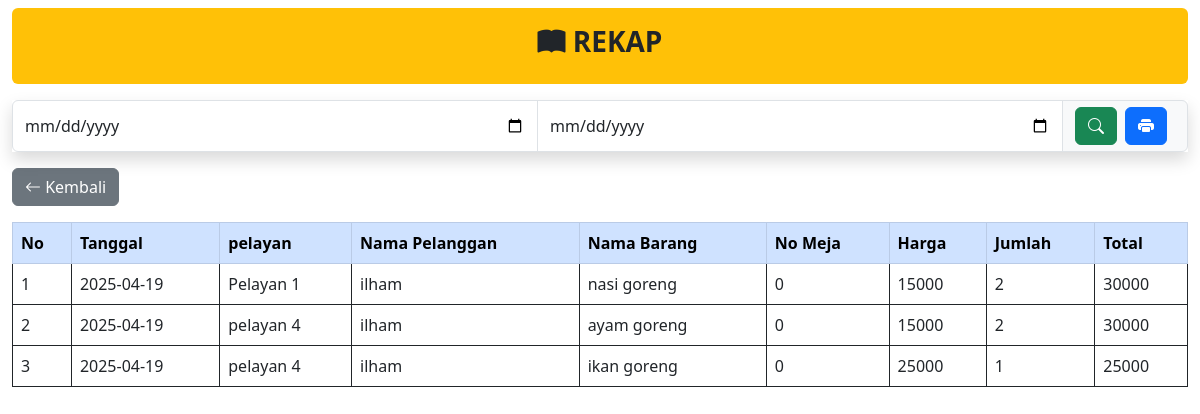
Screenshot of /rekap.php with the database file from the repository.
### tables this page shows
CREATE TABLE `transaksi` (
  `no` int(11) NOT NULL,
  `kasir` varchar(15) NOT NULL,
  `namapelanggan` varchar(30) NOT NULL,
  `namaproduk` varchar(20) NOT NULL,
  `meja` int(6) NOT NULL,
  `harga` int(20) NOT NULL,
  `jumlah` int(10) NOT NULL,
  `total` int(15) NOT NULL,
  `tanggal` date NOT NULL DEFAULT curdate()
);

### rekap.php (the view, shortened to what this page needs)
<?php
include "boot.php";
?>
<div class="container-fluid">
    <div class="alert bg-warning mt-2 text-center" role="alert">
        <h3><b><i class="bi bi-book-fill"></i> REKAP</b></h3>
    </div>
    <form action="rekap.php" method="get">
        <div class="input-group shadow mb-3">
            <input type="date" name="awal" class="form-control" aria-label="Tanggal Awal" required>
            <input type="date" name="akhir" class="form-control" aria-label="Tanggal Akhir" required>
            <span class="input-group-text">
                <button class="btn btn-success" type="submit" title="Cari"><i class="bi bi-search"></i></button>
                <button class="btn btn-primary mx-2" onclick="printDiv('print')" type="button" title="Print"><i class="bi bi-printer-fill"></i></button>
            </span>
        </div>
    </form>
    <div class="mb-3">
        <a href="tampil.php?page=6" class="btn btn-secondary">
            <i class="bi bi-arrow-left"></i> Kembali
        </a>
    </div>
    <fieldset id="print">
        <table class="table table-bordered border-dark">
            <thead class="table-primary">
                <tr>
                    <th>No</th>
                    <th>Tanggal</th>
                    <th>pelayan</th>
                    <th>Nama Pelanggan</th>
                    <th>Nama Barang</th>
                    <th>No Meja</th>
                    <th>Harga</th>
                    <th>Jumlah</th>
                    <th>Total</th>
                </tr>
            </thead>
            <tbody>
                <?php
                include "koneksi.php";
                @$awal = $_GET['awal'];
                @$akhir = $_GET['akhir'];
                $no = 1;
                if (!empty($awal) && !empty($akhir)) {
                    $query = "SELECT * FROM transaksi WHERE tanggal BETWEEN '$awal' AND '$akhir'";
                } else {
                    $query = "SELECT * FROM transaksi";
                }
                $tampil = $konek->query($query);
                while ($t = $tampil->fetch_array()) {
                    echo "<tr>
                        <td>{$no}</td>
                        <td>{$t['tanggal']}</td>
                        <td>{$t['kasir']}</td>
                        <td>{$t['namapelanggan']}</td>
                        <td>{$t['namaproduk']}</td>
                        <td>{$t['meja']}</td>
                        <td>{$t['harga']}</td>
                        <td>{$t['jumlah']}</td>
                        <td>{$t['total']}</td>
                    </tr>";
                    $no++;
                }
                ?>
            </tbody>
        </table>
    </fieldset>
</div>
</body>
</html>

### rows the page displays
transaksi: tanggal "2025-04-19", kasir "Pelayan 1", namapelanggan "ilham", namaproduk "nasi goreng", meja "0", harga "15000", jumlah "2", total "30000"
transaksi: tanggal "2025-04-19", kasir "pelayan 4", namapelanggan "ilham", namaproduk "ayam goreng", meja "0", harga "15000", jumlah "2", total "30000"
transaksi: tanggal "2025-04-19", kasir "pelayan 4", namapelanggan "ilham", namaproduk "ikan goreng", meja "0", harga "25000", jumlah "1", total "25000"
